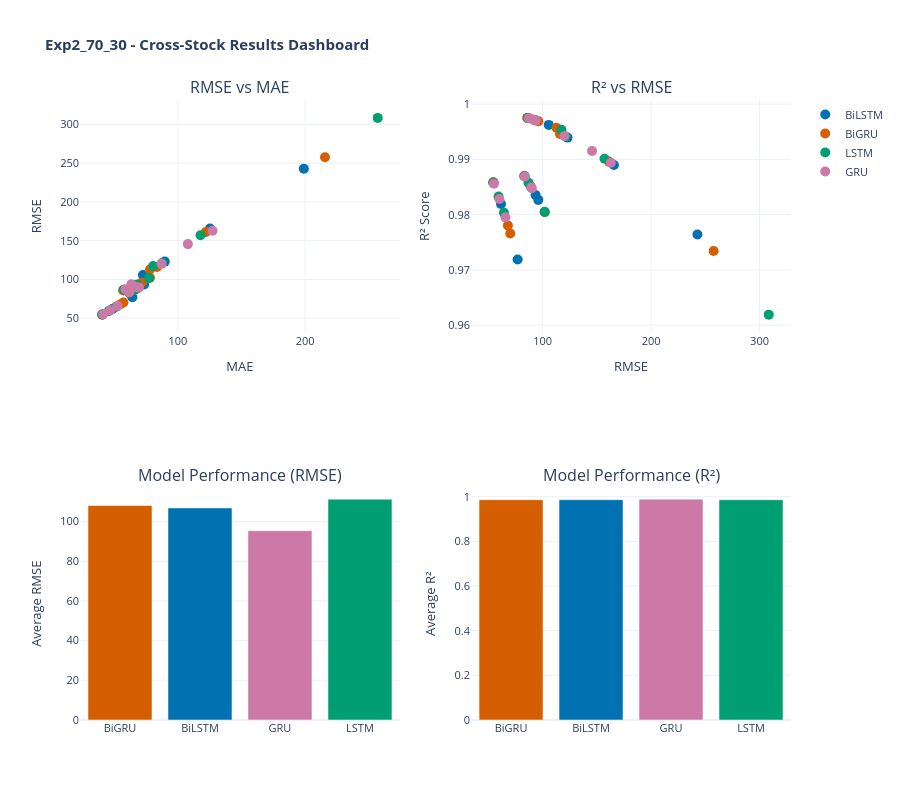
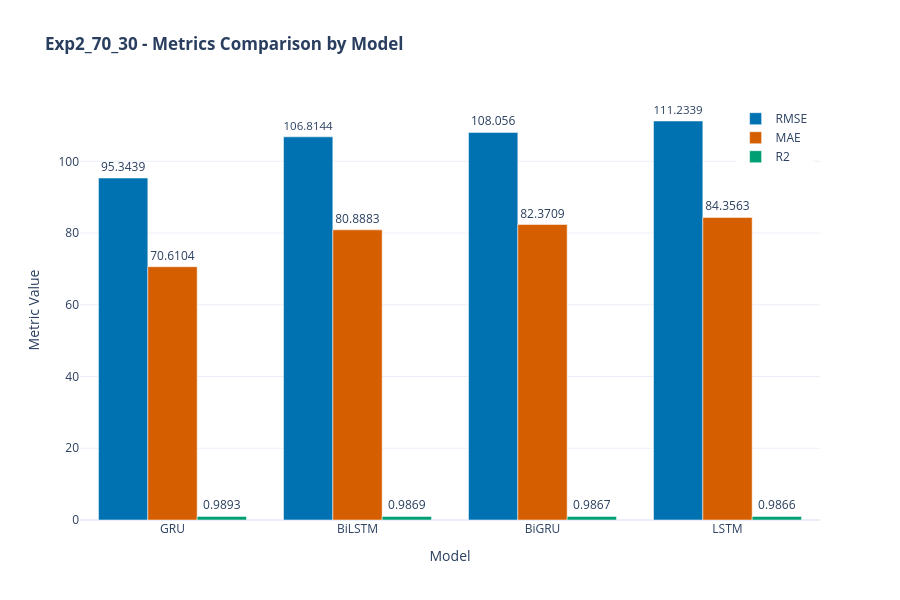
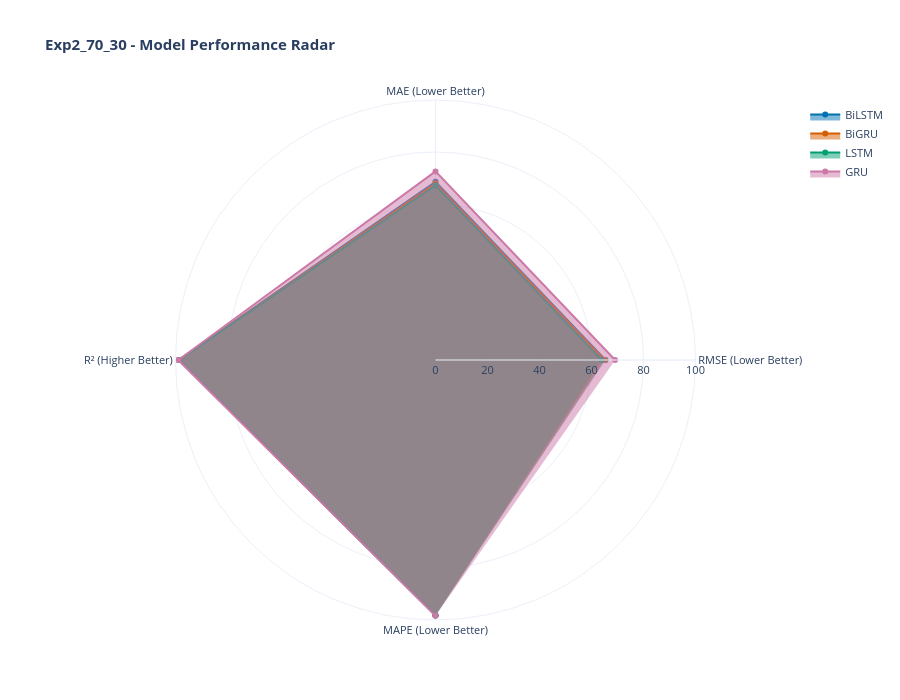

Notebook code for these charts, in order:
### Code cell
# ============================================================
# INTERACTIVE RESULTS VISUALIZATIONS - CROSS-STOCK
# ============================================================

print("Generating interactive results visualizations...\n")

# 1. Cross-Stock Results Dashboard
print("1. Generating Cross-Stock Results Dashboard...")
fig1, html1 = create_interactive_results_dashboard_exp2(
    results_df, EXP_LABEL, save_dir=f'figures/{EXP_LABEL}'
)
print(f"   ✓ Saved: {html1}")
fig1.show()

print()

# 2. Transfer Learning Matrix Heatmaps
print("2. Generating Transfer Learning Matrices...")
for metric in ['RMSE', 'MAE', 'R2']:
    try:
        create_interactive_transfer_matrix(
            results_df, metric, EXP_LABEL, save_dir=f'figures/{EXP_LABEL}'
        )
        print(f"   ✓ {metric} transfer matrices generated")
    except Exception as e:
        print(f"   ⚠ Skipping {metric}: {str(e)}")

print()

# 3. Metrics Comparison Chart
print("3. Generating Metrics Comparison Chart...")
fig3, html3 = create_interactive_metrics_comparison(
    results_df, EXP_LABEL, save_dir=f'figures/{EXP_LABEL}',
    metrics=['RMSE', 'MAE', 'R2']
)
print(f"   ✓ Saved: {html3}")
fig3.show()

print()

# 4. Model Radar Chart
print("4. Generating Model Radar Chart...")
fig4, html4 = create_interactive_model_radar_chart(
    results_df, EXP_LABEL, save_dir=f'figures/{EXP_LABEL}'
)
print(f"   ✓ Saved: {html4}")
fig4.show()

print("\n✓ All interactive results visualizations generated successfully!")

### Figure 1 — Plotly figure (JSON) as saved in the notebook; plotly's stock layout.template omitted (floating-point values rounded to 4 significant figures)
{"data": [{"hovertemplate": "<b>BiLSTM</b><br>MAE: %{x:.4f}<br>RMSE: %{y:.4f}<extra></extra>", "marker": {"color": "#0072B2", "size": 10}, "mode": "markers", "name": "BiLSTM", "type": "scatter", "x": [199.0, 72.37, 72.49, 40.65, 61.65, 57.21, 48.47, 125.2, 66.36, 64.18, 89.65, 73.39], "xaxis": "x", "y": [242.7, 96.03, 105.7, 54.64, 83.22, 86.08, 61.67, 165.8, 92.47, 76.97, 123.0, 93.52], "yaxis": "y"}, {"hovertemplate": "<b>BiGRU</b><br>MAE: %{x:.4f}<br>RMSE: %{y:.4f}<extra></extra>", "marker": {"color": "#D55E00", "size": 10}, "mode": "markers", "name": "BiGRU", "type": "scatter", "x": [215.6, 78.0, 78.08, 40.49, 61.47, 56.93, 54.87, 121.9, 71.69, 57.15, 83.58, 68.61], "xaxis": "x", "y": [257.6, 102.0, 112.8, 54.55, 83.21, 86.0, 68.0, 161.2, 96.16, 70.22, 116.0, 88.94], "yaxis": "y"}, {"hovertemplate": "<b>LSTM</b><br>MAE: %{x:.4f}<br>RMSE: %{y:.4f}<extra></extra>", "marker": {"color": "#009E73", "size": 10}, "mode": "markers", "name": "LSTM", "type": "scatter", "x": [257.1, 77.32, 80.53, 40.56, 61.95, 57.64, 51.21, 117.7, 68.17, 45.87, 87.53, 66.66], "xaxis": "x", "y": [308.5, 101.8, 117.4, 54.72, 83.43, 86.76, 64.34, 157.1, 93.39, 59.37, 121.1, 86.96], "yaxis": "y"}, {"hovertemplate": "<b>GRU</b><br>MAE: %{x:.4f}<br>RMSE: %{y:.4f}<extra></extra>", "marker": {"color": "#CC79A7", "size": 10}, "mode": "markers", "name": "GRU", "type": "scatter", "x": [127.2, 67.22, 63.42, 41.23, 61.73, 58.77, 46.86, 107.8, 63.98, 52.47, 87.1, 69.48], "xaxis": "x", "y": [162.9, 90.0, 93.71, 55.11, 83.51, 87.42, 60.12, 145.6, 90.42, 65.69, 120.1, 89.61], "yaxis": "y"}, {"hovertemplate": "<b>BiLSTM</b><br>RMSE: %{x:.4f}<br>R²: %{y:.6f}<extra></extra>", "marker": {"color": "#0072B2", "size": 10}, "mode": "markers", "name": "BiLSTM", "showlegend": false, "type": "scatter", "x": [242.7, 96.03, 105.7, 54.64, 83.22, 86.08, 61.67, 165.8, 92.47, 76.97, 123.0, 93.52], "xaxis": "x2", "y": [0.9764, 0.9827, 0.9962, 0.9858, 0.987, 0.9975, 0.9819, 0.989, 0.9971, 0.9719, 0.9939, 0.9836], "yaxis": "y2"}, {"hovertemplate": "<b>BiGRU</b><br>RMSE: %{x:.4f}<br>R²: %{y:.6f}<extra></extra>", "marker": {"color": "#D55E00", "size": 10}, "mode": "markers", "name": "BiGRU", "showlegend": false, "type": "scatter", "x": [257.6, 102.0, 112.8, 54.55, 83.21, 86.0, 68.0, 161.2, 96.16, 70.22, 116.0, 88.94], "xaxis": "x2", "y": [0.9734, 0.9804, 0.9957, 0.9859, 0.987, 0.9975, 0.978, 0.9896, 0.9969, 0.9766, 0.9946, 0.9851], "yaxis": "y2"}, {"hovertemplate": "<b>LSTM</b><br>RMSE: %{x:.4f}<br>R²: %{y:.6f}<extra></extra>", "marker": {"color": "#009E73", "size": 10}, "mode": "markers", "name": "LSTM", "showlegend": false, "type": "scatter", "x": [308.5, 101.8, 117.4, 54.72, 83.43, 86.76, 64.34, 157.1, 93.39, 59.37, 121.1, 86.96], "xaxis": "x2", "y": [0.9619, 0.9805, 0.9954, 0.9858, 0.9869, 0.9975, 0.9803, 0.9901, 0.9971, 0.9833, 0.9941, 0.9858], "yaxis": "y2"}, {"hovertemplate": "<b>GRU</b><br>RMSE: %{x:.4f}<br>R²: %{y:.6f}<extra></extra>", "marker": {"color": "#CC79A7", "size": 10}, "mode": "markers", "name": "GRU", "showlegend": false, "type": "scatter", "x": [162.9, 90.0, 93.71, 55.11, 83.51, 87.42, 60.12, 145.6, 90.42, 65.69, 120.1, 89.61], "xaxis": "x2", "y": [0.9894, 0.9848, 0.997, 0.9856, 0.9869, 0.9974, 0.9828, 0.9915, 0.9973, 0.9795, 0.9942, 0.9849], "yaxis": "y2"}, {"hovertemplate": "Model: %{x}<br>Avg RMSE: %{y:.4f}<extra></extra>", "marker": {"color": ["#D55E00", "#0072B2", "#CC79A7", "#009E73"]}, "name": "RMSE", "showlegend": false, "type": "bar", "x": ["BiGRU", "BiLSTM", "GRU", "LSTM"], "xaxis": "x3", "y": [108.1, 106.8, 95.34, 111.2], "yaxis": "y3"}, {"hovertemplate": "Model: %{x}<br>Avg R²: %{y:.6f}<extra></extra>", "marker": {"color": ["#D55E00", "#0072B2", "#CC79A7", "#009E73"]}, "name": "R²", "showlegend": false, "type": "bar", "x": ["BiGRU", "BiLSTM", "GRU", "LSTM"], "xaxis": "x4", "y": [0.9867, 0.9869, 0.9893, 0.9866], "yaxis": "y4"}], "layout": {"annotations": [{"font": {"size": 16}, "showarrow": false, "text": "RMSE vs MAE", "x": 0.225, "xanchor": "center", "xref": "paper", "y": 1, "yanchor": "bottom", "yref": "paper"}, {"font": {"size": 16}, "showarrow": false, "text": "R² vs RMSE", "x": 0.775, "xanchor": "center", "xref": "paper", "y": 1, "yanchor": "bottom", "yref": "paper"}, {"font": {"size": 16}, "showarrow": false, "text": "Model Performance (RMSE)", "x": 0.225, "xanchor": "center", "xref": "paper", "y": 0.375, "yanchor": "bottom", "yref": "paper"}, {"font": {"size": 16}, "showarrow": false, "text": "Model Performance (R²)", "x": 0.775, "xanchor": "center", "xref": "paper", "y": 0.375, "yanchor": "bottom", "yref": "paper"}], "font": {"size": 11}, "height": 800, "showlegend": true, "title": {"text": "<b>Exp2_70_30 - Cross-Stock Results Dashboard</b>"}, "xaxis": {"anchor": "y", "domain": [0, 0.45], "title": {"text": "MAE"}}, "xaxis2": {"anchor": "y2", "domain": [0.55, 1], "title": {"text": "RMSE"}}, "xaxis3": {"anchor": "y3", "domain": [0, 0.45]}, "xaxis4": {"anchor": "y4", "domain": [0.55, 1]}, "yaxis": {"anchor": "x", "domain": [0.625, 1], "title": {"text": "RMSE"}}, "yaxis2": {"anchor": "x2", "domain": [0.625, 1], "title": {"text": "R² Score"}}, "yaxis3": {"anchor": "x3", "domain": [0, 0.375], "title": {"text": "Average RMSE"}}, "yaxis4": {"anchor": "x4", "domain": [0, 0.375], "title": {"text": "Average R²"}}}}

### Figure 2 — Plotly figure (JSON) as saved in the notebook; plotly's stock layout.template omitted (floating-point values rounded to 4 significant figures)
{"data": [{"hovertemplate": "Model: %{x}<br>RMSE: %{y:.4f}<extra></extra>", "marker": {"color": "#0072B2"}, "name": "RMSE", "text": [95.34, 106.8, 108.1, 111.2], "textposition": "outside", "type": "bar", "x": ["GRU", "BiLSTM", "BiGRU", "LSTM"], "y": [95.34, 106.8, 108.1, 111.2]}, {"hovertemplate": "Model: %{x}<br>MAE: %{y:.4f}<extra></extra>", "marker": {"color": "#D55E00"}, "name": "MAE", "text": [70.61, 80.89, 82.37, 84.36], "textposition": "outside", "type": "bar", "x": ["GRU", "BiLSTM", "BiGRU", "LSTM"], "y": [70.61, 80.89, 82.37, 84.36]}, {"hovertemplate": "Model: %{x}<br>R2: %{y:.4f}<extra></extra>", "marker": {"color": "#009E73"}, "name": "R2", "text": [0.9866, 0.9867, 0.9869, 0.9893], "textposition": "outside", "type": "bar", "x": ["LSTM", "BiGRU", "BiLSTM", "GRU"], "y": [0.9866, 0.9867, 0.9869, 0.9893]}], "layout": {"barmode": "group", "font": {"size": 12}, "height": 600, "legend": {"x": 0.99, "xanchor": "right", "y": 0.99, "yanchor": "top"}, "title": {"text": "<b>Exp2_70_30 - Metrics Comparison by Model</b>"}, "xaxis": {"title": {"text": "Model"}}, "yaxis": {"title": {"text": "Metric Value"}}}}

### Figure 3 — Plotly figure (JSON) as saved in the notebook; plotly's stock layout.template omitted (floating-point values rounded to 4 significant figures)
{"data": [{"fill": "toself", "line": {"color": "#0072B2"}, "name": "BiLSTM", "r": [65.37, 68.54, 98.69, 98.24], "theta": ["RMSE\n(Lower Better)", "MAE\n(Lower Better)", "R²\n(Higher Better)", "MAPE\n(Lower Better)"], "type": "scatterpolar"}, {"fill": "toself", "line": {"color": "#D55E00"}, "name": "BiGRU", "r": [64.97, 67.96, 98.67, 98.2], "theta": ["RMSE\n(Lower Better)", "MAE\n(Lower Better)", "R²\n(Higher Better)", "MAPE\n(Lower Better)"], "type": "scatterpolar"}, {"fill": "toself", "line": {"color": "#009E73"}, "name": "LSTM", "r": [63.94, 67.19, 98.66, 98.23], "theta": ["RMSE\n(Lower Better)", "MAE\n(Lower Better)", "R²\n(Higher Better)", "MAPE\n(Lower Better)"], "type": "scatterpolar"}, {"fill": "toself", "line": {"color": "#CC79A7"}, "name": "GRU", "r": [69.09, 72.53, 98.93, 98.41], "theta": ["RMSE\n(Lower Better)", "MAE\n(Lower Better)", "R²\n(Higher Better)", "MAPE\n(Lower Better)"], "type": "scatterpolar"}], "layout": {"font": {"size": 11}, "height": 700, "polar": {"radialaxis": {"range": [0, 100], "visible": true}}, "title": {"text": "<b>Exp2_70_30 - Model Performance Radar</b>"}}}
